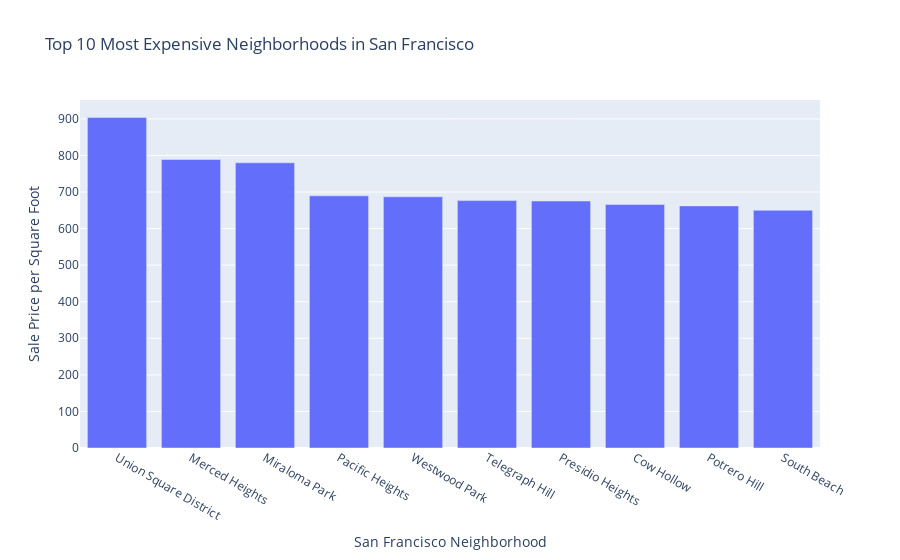

The notebook cell this image was saved under:
### Code cell
# Plotting the data from the top 10 expensive neighborhoods
top_10_bar = px.bar(top_10_exp_neighborhoods, x='neighborhood', y='sale_price_sqr_foot', title='Top 10 Most Expensive Neighborhoods in San Francisco')

top_10_bar.update_layout(
    xaxis_title='San Francisco Neighborhood',
    yaxis_title='Sale Price per Square Foot'
)

# Show the plot
top_10_bar.show()

### Figure 1 — Plotly figure (JSON) as saved in the notebook; plotly's stock layout.template omitted (floating-point values rounded to 4 significant figures)
{"data": [{"alignmentgroup": "True", "hovertemplate": "neighborhood=%{x}<br>sale_price_sqr_foot=%{y}<extra></extra>", "legendgroup": "", "marker": {"color": "#636efa", "pattern": {"shape": ""}}, "name": "", "offsetgroup": "", "orientation": "v", "showlegend": false, "textposition": "auto", "type": "bar", "x": ["Union Square District", "Merced Heights", "Miraloma Park", "Pacific Heights", "Westwood Park", "Telegraph Hill", "Presidio Heights", "Cow Hollow", "Potrero Hill", "South Beach"], "xaxis": "x", "y": [904.0, 788.8, 779.8, 689.6, 687.1, 676.5, 675.4, 666.0, 662.0, 650.1], "yaxis": "y"}], "layout": {"barmode": "relative", "legend": {"tracegroupgap": 0}, "title": {"text": "Top 10 Most Expensive Neighborhoods in San Francisco"}, "xaxis": {"anchor": "y", "domain": [0, 1], "title": {"text": "San Francisco Neighborhood"}}, "yaxis": {"anchor": "x", "domain": [0, 1], "title": {"text": "Sale Price per Square Foot"}}}}
